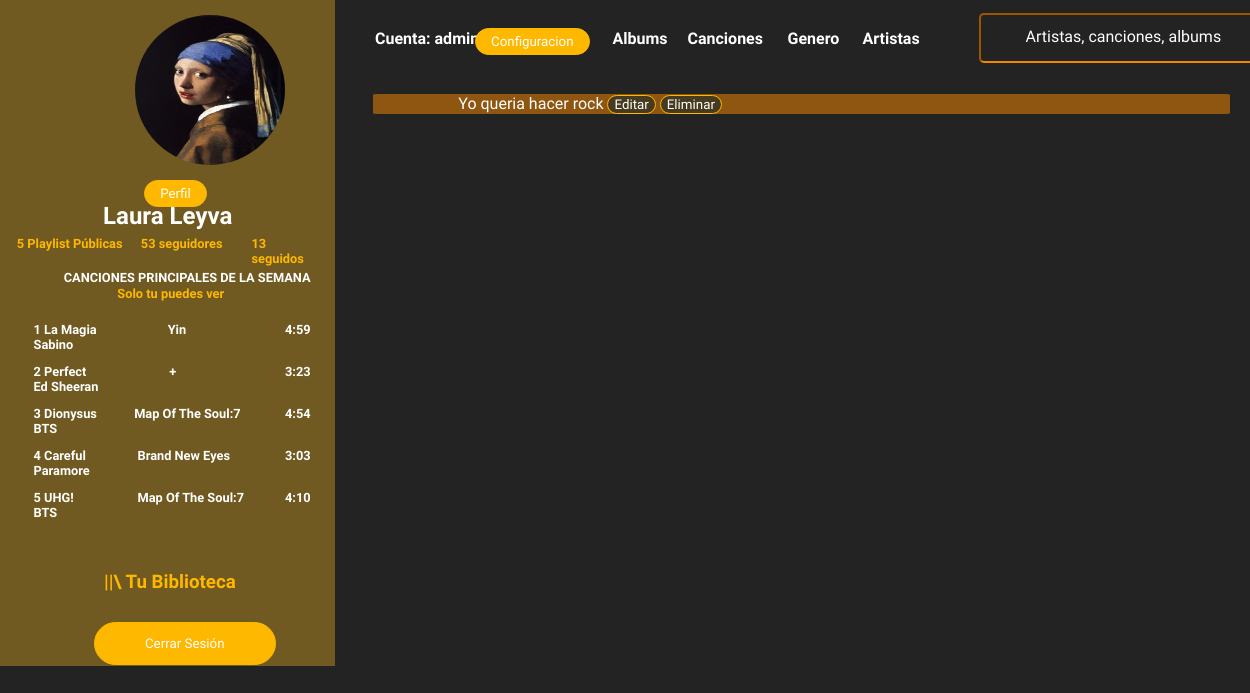
/m_albumes/ (signed in), run on an earlier commit of the app's database.
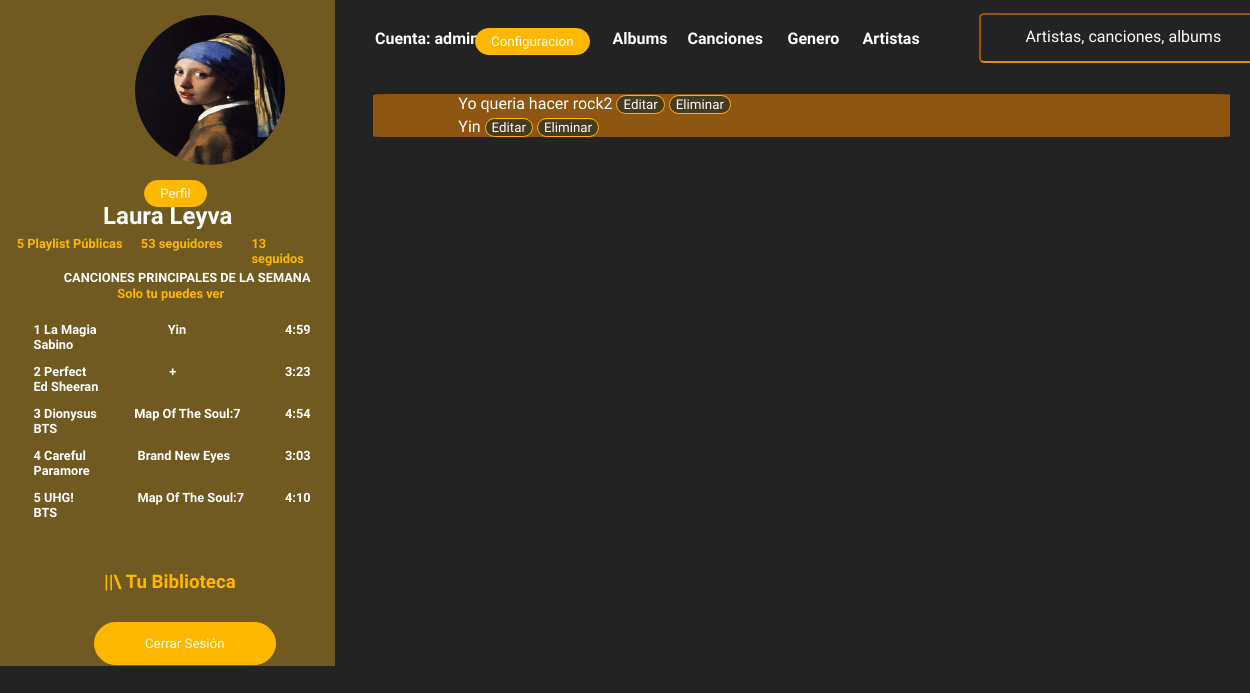
And on a later commit of the database.
### control_musica/models.py (models this page shows, shortened)
class Albumes(models.Model):
    fk_artista = models.ForeignKey(Artistas, on_delete=models.CASCADE)
    album = models.CharField(max_length = 50)
    fecha = models.DateField()
    foto = models.ImageField(upload_to='albumes/', default='albumes/default.jpg')

### control_musica/views.py (the view)
# urls.py: path('m_albumes/', views.m_albumes_view, name="m_albumes_view"),
@login_required
def m_albumes_view(request):
    albumes = Albumes.objects.all()
    return render(request, 'mostrar_albumes.html', {'albumes':albumes})

### templates/mostrar_albumes.html
{% extends 'Home.html' %}
{% block content %}
{% for Album in albumes %}
<div class="mostrar_generos">
{{Album.album}}
    <button type="button" onclick="location.href = '/change_album/{{Album.pk}}'"  class="mostrar-button"> Editar </button>
    <button type="button" onclick="location.href = '/d_albumes/{{Album.pk}}'"   class="mostrar-button"> Eliminar </button>
</div>
{% endfor %}
{% endblock %}

What changed in the data, as far as the page shows it:
changed Albumes: album "Yo queria hacer rock" → "Yo queria hacer rock2"
added Albumes: album "Yin"
